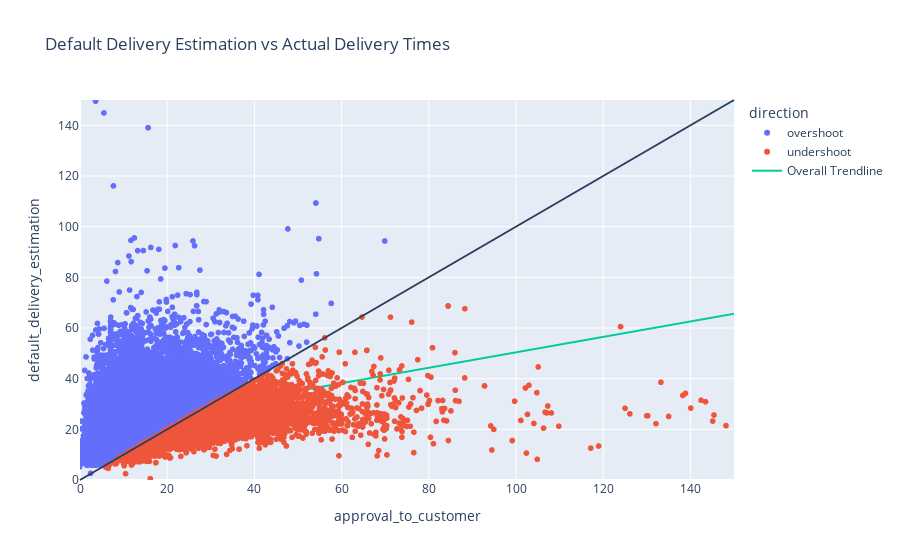

Notebook cell for this chart:
### Code cell
# time to prepare the default estimation for evaluation
seconds_in_day = 86400
train_set['default_delivery_estimation'] = train_set['order_estimated_delivery_date'] - train_set['order_approved_at']
train_set['default_delivery_estimation'] = train_set['default_delivery_estimation'].dt.total_seconds() / seconds_in_day

delivery_vis_df = train_set[['order_approved_at', 'approval_to_customer', 
                             'default_delivery_estimation', 'order_delivered_customer_date']].copy()
delivery_vis_df['difference'] = delivery_vis_df['approval_to_customer'] - delivery_vis_df['default_delivery_estimation']
delivery_vis_df['direction'] = delivery_vis_df['difference'].apply(lambda x: 'undershoot' if x > 0 else 'overshoot')

fig = px.scatter(delivery_vis_df, x='approval_to_customer', y='default_delivery_estimation',
                 color = 'direction', trendline="ols", trendline_scope="overall",
                 title="Default Delivery Estimation vs Actual Delivery Times")

# add a 45 degree line trace
fig.update_layout(shapes = [{'type': 'line', 'yref': 'paper', 'xref': 'paper', 
                             'y0': 0, 'y1': 1, 'x0': 0, 'x1': 1}],
                    xaxis_range = [0, 150], yaxis_range = [0, 150])

# pearson correlation between the two variables
corr_default = train_set['approval_to_customer'].corr(train_set['default_delivery_estimation'])
print(f"Pearson correlation between delivery time and default estimation: {corr_default}")

fig.show()

### Figure 1 — Plotly figure (JSON) as saved in the notebook; plotly's stock layout.template omitted (floating-point values rounded to 4 significant figures; data arrays with more than 128 entries replaced by an {"elided": "..."} marker saying what was removed)
{"data": [{"hovertemplate": "direction=overshoot<br>approval_to_customer=%{x}<br>default_delivery_estimation=%{y}<extra></extra>", "legendgroup": "overshoot", "marker": {"color": "#636efa", "symbol": "circle"}, "mode": "markers", "name": "overshoot", "showlegend": true, "type": "scattergl", "x": {"elided": "64240 float values"}, "xaxis": "x", "y": {"elided": "64240 float values"}, "yaxis": "y"}, {"hovertemplate": "direction=undershoot<br>approval_to_customer=%{x}<br>default_delivery_estimation=%{y}<extra></extra>", "legendgroup": "undershoot", "marker": {"color": "#EF553B", "symbol": "circle"}, "mode": "markers", "name": "undershoot", "showlegend": true, "type": "scattergl", "x": {"elided": "6094 float values"}, "xaxis": "x", "y": {"elided": "6094 float values"}, "yaxis": "y"}, {"hovertemplate": "<b>OLS trendline</b><br>default_delivery_estimation = 0.304541 * approval_to_customer + 19.9622<br>R<sup>2</sup>=0.137324<br><br>approval_to_customer=%{x}<br>default_delivery_estimation=%{y} <b>(trend)</b><extra></extra>", "legendgroup": "Overall Trendline", "line": {"color": "#00cc96"}, "mode": "lines", "name": "Overall Trendline", "showlegend": true, "type": "scatter", "x": {"elided": "70334 float values"}, "xaxis": "x", "y": {"elided": "70334 float values"}, "yaxis": "y"}], "layout": {"legend": {"title": {"text": "direction"}, "tracegroupgap": 0}, "shapes": [{"type": "line", "x0": 0, "x1": 1, "xref": "paper", "y0": 0, "y1": 1, "yref": "paper"}], "title": {"text": "Default Delivery Estimation vs Actual Delivery Times"}, "xaxis": {"anchor": "y", "domain": [0, 1], "range": [0, 150], "title": {"text": "approval_to_customer"}}, "yaxis": {"anchor": "x", "domain": [0, 1], "range": [0, 150], "title": {"text": "default_delivery_estimation"}}}}
